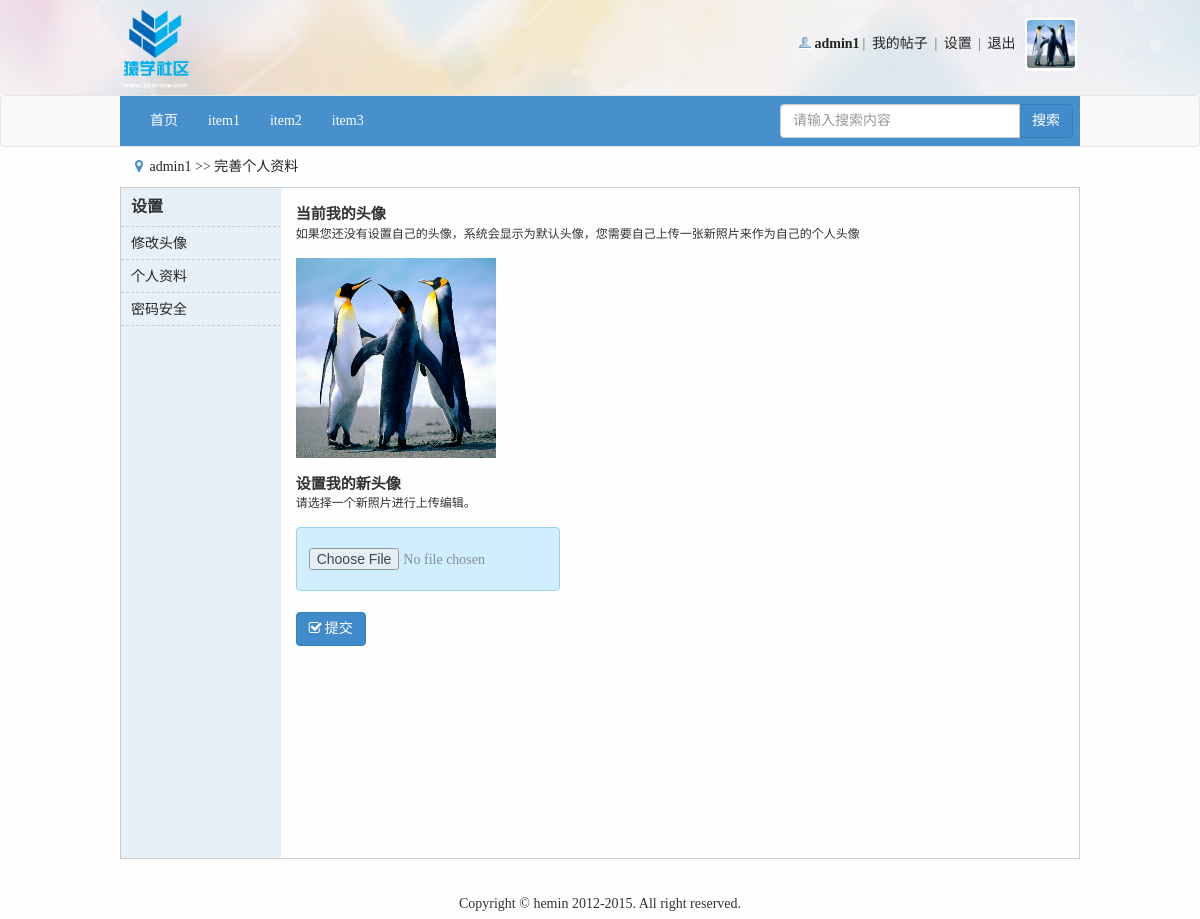
Page /setProfile.php (signed in) on the committed database.
### tables this page shows
CREATE TABLE IF NOT EXISTS `user` (
  `id` int(20) NOT NULL AUTO_INCREMENT COMMENT '唯一标识符',
  `name` varchar(200) NOT NULL COMMENT '用户名称',
  `psw` varchar(200) NOT NULL COMMENT '用户密码',
  `sex` varchar(200) NOT NULL DEFAULT '未填写' COMMENT '用户性别',
  `email` varchar(200) NOT NULL COMMENT '邮箱地址',
  `qq` varchar(200) NOT NULL DEFAULT '未填写' COMMENT '用户qq',
  `photo` varchar(200) NOT NULL COMMENT '用户头像',
  `level` int(11) NOT NULL DEFAULT '0' COMMENT '用户权限',
  `reallyName` varchar(200) NOT NULL DEFAULT '未填写' COMMENT '用户真实姓名',
  `birthday` varchar(200) NOT NULL DEFAULT '未填写' COMMENT '用户生日',
  `homeplace` varchar(200) NOT NULL DEFAULT '未填写' COMMENT '用户出生地',
  `bloodType` varchar(200) NOT NULL DEFAULT '未填写' COMMENT '用户血型',
  `fixedTel` varchar(200) NOT NULL DEFAULT '未填写' COMMENT '用户固定电话',
  `phone` varchar(200) NOT NULL DEFAULT '未填写' COMMENT '用户电话',
  `website` varchar(200) NOT NULL DEFAULT 'http://' COMMENT '用户主页',
  `school` varchar(200) NOT NULL DEFAULT '未填写' COMMENT '用户毕业学校',
  `degree` varchar(200) NOT NULL DEFAULT '未填写' COMMENT '用户学历',
  `company` varchar(200) NOT NULL DEFAULT '未填写' COMMENT '用户公司',
  `profession` varchar(200) NOT NULL DEFAULT '未填写' COMMENT '用户职业',
  `job` varchar(200) NOT NULL DEFAULT '未填写' COMMENT '用户职位',
  `income` varchar(200) NOT NULL DEFAULT '未填写' COMMENT '用户年收入',
  `registerTime` datetime NOT NULL COMMENT '注册时间',
  `lastLogin` datetime NOT NULL COMMENT '最后一次登录时间',
  PRIMARY KEY (`id`)
);

### inc/global.func.php (called while the page is built, shortened)
<?php
    function login_state($link){
        if (isset($_COOKIE['bs']['userName']) && isset($_COOKIE['bs']['psw'])){
            $sql = "select * from user where name='{$_COOKIE['bs']['userName']}' and psw='{$_COOKIE['bs']['psw']}'";
            $result = execute($link, $sql);
            if (mysqli_num_rows($result) == 1) {
                $data = fetch_array($result);
                return $data['id'];
            }else{
                return false;
            }
        }else {
            return false;
        }
    }
?>

### inc/mysql.func.php (called while the page is built, shortened)
<?php
    function execute($link, $sql){
        $result = mysqli_query($link, $sql);
        return $result;
    }
    function fetch_array($result){
        return mysqli_fetch_assoc($result);
    }
?>

### setProfile.php (the view, shortened to what this page needs)
<!DOCTYPE html>
<html lang="en">
<head>
    <link rel="stylesheet" href="font/css/font-awesome.min.css">
    <link rel="stylesheet" href="css/bootstrap/css/bootstrap.min.css">
    <link rel="stylesheet" href="css/common.css">
    <link rel="stylesheet" href="css/setProfile.css">
</head>
<?php
    $link = connect();
    if(!($member_id = login_state($link))){
        promptBox("您还未登录", 5, "index.php");
        exit;
    }
?>
<body>
<?php include_once "inc/header.inc.php"?>
<?php include_once "inc/nav.inc.php"?>
<div id="position">
    <div class="container">
        <i class="fa fa-map-marker"></i>
        <a href="#"><?php echo $res_info['name'];?></a>
        >>
        <a href="register.php">完善个人资料</a>
    </div>
</div>
<div id="setprofile">
    <div class="container">
        <div class="col-md-2 col-sm-2" id="navbar-left">
            <h2>设置</h2>
            <ul>
                <li><a href="#">修改头像</a></li>
                <li><a href="#">个人资料</a></li>
                <li><a href="#">密码安全</a></li>
            </ul>
        </div>
        <div class="col-md-10 col-sm-10" style="height: 670px; position: relative;">
            <div class="head-pic" style="display: block;">
                <form method="post" id="upload-pic" enctype="multipart/form-data">
                    <div>
                        <h3 class="desc">当前我的头像</h3>
                        <p style="font-size: 12px">如果您还没有设置自己的头像，系统会显示为默认头像，您需要自己上传一张新照片来作为自己的个人头像</p>
                    </div>
                    <div class="head"><img src="<?php echo $img_url;?>" width="200" height="200"></div>
                    <div class="set-headpic">
                        <h3 class="desc">设置我的新头像</h3>
                        <p style="font-size: 12px">请选择一个新照片进行上传编辑。</p>
                    </div>
                    <div class="upload-area">
                        <input type="file" name="upload" id="upload">
                    </div>
                    <div>
                        <button name="subUploadpic" class="btn btn-primary" id="upload-btn"><i class="fa fa-check-square-o"></i>提交</button>
                    </div>
                </form>
            </div>
        </div>
    </div>
</div>
<?php include_once "inc/footer.inc.php"?>
</body>
</html>

### inc/header.inc.php (shortened to what this page needs)
<div id="header">
    <div class="container" style="width: 960px;padding: 0;">
        <div class="logo"><a href="index.php"><img src="img/logo.png" height="85"></a></div>
        <div class="info">
            <?php
                $img_url = null;
                if (isset($member_id) && $member_id) {
                    $sql_photo = "select photo from user where id={$member_id}";
                    $member_result = execute($link, $sql_photo);
                    $res_photo = fetch_array($member_result);
                    if ($res_photo['photo'] != '') {
                        $img_url = $res_photo['photo'];
                    }else{
                        $img_url = 'img/noavatar_small.gif';
                    }
                }else{
                    $img_url = 'img/noavatar_small.gif';
                }
                if(isset($member_id) && $member_id){
                    $sql_info = "select * from user where id='{$member_id}'";
                    $res_info = fetch_array(execute($link, $sql_info));
                    $html = <<<EOT
                        <ul>
                            <li class="person"><a href="profile.php"><strong>{$res_info['name']}</strong></a></li>|
                            <li><a href="myPost.php">我的帖子</a></li> |
                            <li><a href="setProfile.php">设置</a></li> |
                            <li><a class="logout" href="#">退出</a></li>
                            <li class="headpic"><a href="profile.php"><img src="{$img_url}" width="48" height="48"></a></li>
                        </ul>
EOT;
                    echo $html;
                }
            ?>
        </div>
    </div>
</div>

### css/common.css (style rules this page uses)
html, body, div, ul, li, h1, h2, h3, h4, h5, h6, p, dl, dt, dd, ol, form, input, textarea, th, td, select { margin: 0; padding: 0; }
* { box-sizing: border-box; }
html, body { min-height: 100%; }
body { font-family: "Microsoft YaHei"; font-size:14px; color:#333; background-color: #f2f9fd; }
h1, h2, h3, h4, h5, h6 { font-weight:normal; }
ul,ol { list-style: none; }
img { border: none; vertical-align: middle; }
a { text-decoration: none; color: #232323; }
input, textarea { outline: none; border: none; }
body { background: #fefefe; }
.container { width: 960px; }
#header { height:95px; font-size: 14px; color: #666; background: url("../img/eyoung_bg.jpg") repeat-x 50% 0; }
#header .container { height: 95px; }
#header .container .logo { float: left; height: 95px; text-align: center; line-height: 95px; }
#header .container .info { float: right; height: 56px; margin-top: 18px; }
#header .info ul { height: 100%; }
#header .info ul li { list-style: none; display: inline-block; height: 100%; margin: 0 3px; }
#header .info ul li a { display: block; }
#header .info ul .headpic { padding: 2px; background-color: #fff; vertical-align: middle; height: 53px; border-radius: 3px; }
#header .info ul .headpic a { display: block; }
#header .info ul .headpic a img { border-radius: 3px; }
.person { background: url(../img/user_online.gif) no-repeat 0% 8%; text-indent: 15px; }
#position { height: 20px; line-height: 20px; margin-top: 10px; }
#position .container { line-height: 20px; }
#position .container i { font-size: 14px; color: #488FCE; margin-right: 3px; }

### css/setProfile.css (style rules this page uses)
#setprofile { margin-top: 10px; }
#setprofile .container { border: 1px solid #ccc; padding: 0; }
#navbar-left { background-color: #E8F0F7; padding: 0; height: 670px; }
#navbar-left h2 { font-size: 16px; font-weight: 600; padding: 10px 0 10px 10px; border-bottom: 1px dashed #CCC; }
#navbar-left ul li { height: 33px; line-height: 33px; border-bottom: 1px dashed #CCC; padding-left: 10px; }
#navbar-left ul li a { display: block; text-decoration: none; }
.head-pic,.profile-info,.mdf-psw { position: absolute; display: none; width: 98%; }
.head-pic { padding-top: 15px; }
.desc { font-size: 15px; font-weight: 600; padding: 3px 0; }
.head { margin-top: 15px; margin-bottom: 15px; }
.upload-area { position: relative; display: inline-block; background: #D0EEFF; border: 1px solid #99D3F5; border-radius: 4px; padding: 20px 12px; overflow: hidden; color: #1E88C7; text-decoration: none; text-indent: 0; text-align: center; margin-top: 15px; margin-bottom: 15px; }
.upload-area input { opacity: .7; color: #666; border-radius: 3px; }
#upload-btn i { margin-right: 3px; }

### rows in the picture
user: name "admin1", photo (picture)
